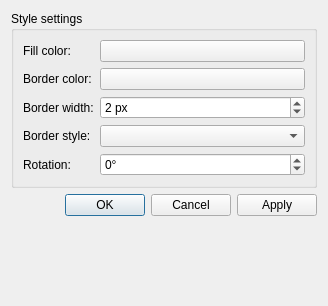
<?xml version="1.0" encoding="UTF-8"?>
<ui version="4.0">
 <class>StyleEditorDialog</class>
 <widget class="QDialog" name="StyleEditorDialog">
  <property name="geometry">
   <rect>
    <x>0</x>
    <y>0</y>
    <width>328</width>
    <height>306</height>
   </rect>
  </property>
  <property name="windowTitle">
   <string>Style editor</string>
  </property>
  <property name="styleSheet">
   <string notr="true">
QWidget {
    background-color: #323232;
    color: #BAF73C;
}

QToolBar {
    border:0px;
}

QGraphicsView, QTextEdit, QPlainTextEdit, QTreeWidget, QListWidget, QLineEdit, QSpinBox, QComboBox {
    background-color: #282828;
}

QLabel, QMenu, QStatusBar {
  color: #BAF73C;
}

QMenuBar::item {
    background-color: #323232;
}

QMenu::item:selected {
    color: #f2f2f2;
    background-color: #383838;
}

QToolButton:hover {
    background-color: #383838;
}

QGroupBox {
    color: #BAF73C;
    font: bold 12px;
    padding: 15px;
    border-style: none;
}

QAbstractScrollArea::corner {
    background: #323232;
}

QScrollBar::add-page:horizontal, QScrollBar::sub-page:horizontal, QScrollBar::add-page:vertical, QScrollBar::sub-page:vertical {
  background: none;
}

QComboBox {
    selection-color: #f2f2f2;
    selection-background-color: #323232;
}

QComboBox QAbstractItemView {
    background-color: #282828;
}

QDockWidget, QMenuBar, QPushButton, QToolButton, QTabWidget, QHeaderView::section {
    color: #BAF73C;
    font: bold 11px;
}

QTabBar {
    color: #BAF73C;
}

QRadioButton, QCheckBox {
  color: #BAF73C;
}

QRadioButton::disabled, QCheckBox::disabled {
  color: gray;
}
// bg-color=#282828
// fg-color=#BAF73C
// tool-bar=#323232
// selection-bg=#383838 
// selection-fg=#f2f2f2
 </string>
  </property>
  <property name="modal">
   <bool>true</bool>
  </property>
  <layout class="QVBoxLayout" name="verticalLayout">
   <item>
    <widget class="QGroupBox" name="uiStyleSettingsGroupBox">
     <property name="title">
      <string>Style settings</string>
     </property>
     <layout class="QGridLayout" name="gridLayout">
      <item row="0" column="0">
       <widget class="QLabel" name="uiColorLabel">
        <property name="text">
         <string>Fill color:</string>
        </property>
       </widget>
      </item>
      <item row="0" column="1">
       <widget class="QPushButton" name="uiColorPushButton">
        <property name="text">
         <string/>
        </property>
       </widget>
      </item>
      <item row="1" column="0">
       <widget class="QLabel" name="uiBorderColorLabel">
        <property name="text">
         <string>Border color:</string>
        </property>
       </widget>
      </item>
      <item row="1" column="1">
       <widget class="QPushButton" name="uiBorderColorPushButton">
        <property name="text">
         <string/>
        </property>
       </widget>
      </item>
      <item row="2" column="0">
       <widget class="QLabel" name="uiBorderWidthLabel">
        <property name="text">
         <string>Border width:</string>
        </property>
       </widget>
      </item>
      <item row="2" column="1">
       <widget class="QSpinBox" name="uiBorderWidthSpinBox">
        <property name="suffix">
         <string> px</string>
        </property>
        <property name="minimum">
         <number>1</number>
        </property>
        <property name="maximum">
         <number>100</number>
        </property>
        <property name="value">
         <number>2</number>
        </property>
       </widget>
      </item>
      <item row="3" column="0">
       <widget class="QLabel" name="uiBorderStyleLabel">
        <property name="text">
         <string>Border style:</string>
        </property>
       </widget>
      </item>
      <item row="3" column="1">
       <widget class="QComboBox" name="uiBorderStyleComboBox"/>
      </item>
      <item row="4" column="0">
       <widget class="QLabel" name="uiRotationLabel">
        <property name="text">
         <string>Rotation:</string>
        </property>
       </widget>
      </item>
      <item row="4" column="1">
       <widget class="QSpinBox" name="uiRotationSpinBox">
        <property name="sizePolicy">
         <sizepolicy hsizetype="Expanding" vsizetype="Fixed">
          <horstretch>0</horstretch>
          <verstretch>0</verstretch>
         </sizepolicy>
        </property>
        <property name="toolTip">
         <string>Rotation can be ajusted on the scene for a selected item while
editing (notes only) with ALT and '+' (or P) / ALT and '-' (or M)</string>
        </property>
        <property name="suffix">
         <string>°</string>
        </property>
        <property name="minimum">
         <number>-360</number>
        </property>
        <property name="maximum">
         <number>360</number>
        </property>
       </widget>
      </item>
     </layout>
    </widget>
   </item>
   <item>
    <widget class="QDialogButtonBox" name="uiButtonBox">
     <property name="orientation">
      <enum>Qt::Horizontal</enum>
     </property>
     <property name="standardButtons">
      <set>QDialogButtonBox::Apply|QDialogButtonBox::Cancel|QDialogButtonBox::Ok</set>
     </property>
    </widget>
   </item>
   <item>
    <spacer name="verticalSpacer">
     <property name="orientation">
      <enum>Qt::Vertical</enum>
     </property>
     <property name="sizeHint" stdset="0">
      <size>
       <width>20</width>
       <height>40</height>
      </size>
     </property>
    </spacer>
   </item>
  </layout>
 </widget>
 <resources>
  <include location="../../resources/resources.qrc"/>
 </resources>
 <connections>
  <connection>
   <sender>uiButtonBox</sender>
   <signal>accepted()</signal>
   <receiver>StyleEditorDialog</receiver>
   <slot>accept()</slot>
   <hints>
    <hint type="sourcelabel">
     <x>248</x>
     <y>254</y>
    </hint>
    <hint type="destinationlabel">
     <x>157</x>
     <y>274</y>
    </hint>
   </hints>
  </connection>
  <connection>
   <sender>uiButtonBox</sender>
   <signal>rejected()</signal>
   <receiver>StyleEditorDialog</receiver>
   <slot>reject()</slot>
   <hints>
    <hint type="sourcelabel">
     <x>316</x>
     <y>260</y>
    </hint>
    <hint type="destinationlabel">
     <x>286</x>
     <y>274</y>
    </hint>
   </hints>
  </connection>
 </connections>
</ui>
